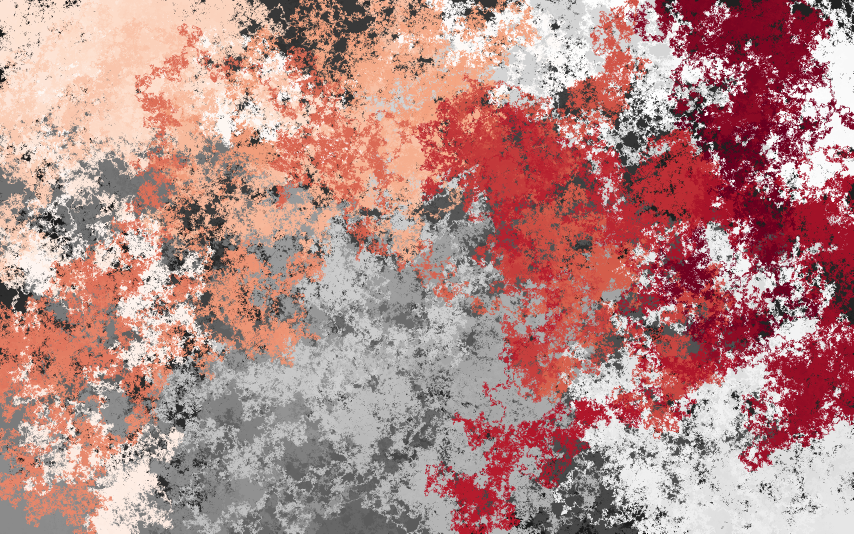
#> input picture Images/2560x1600/Blood.png, 2560 x 1600 px (shown at 1/3 size)
$ python hanziTextToImage.py
#> lines starting #> are read from the running program, lines starting #| are printed output that depends on the picture
from PIL import Image, ImageDraw, ImageFont

def sha1_to_chinese(sha1):
    # Translate each character of SHA1 hash to Chinese.
    chinese_translation = ""
    for char in sha1:
        # Use a simple translation method, or an API for a better translation.
        chinese_char = chr(ord(char) + 12000)  # Simplified character conversion
        chinese_translation += chinese_char
    return chinese_translation

def add_text_to_image(image_path, sha1_hash):
    # Load the image
#> called with image_path = 'Images/2560x1600/Blood.png', sha1_hash = '7dc84205'
    image = Image.open(image_path)
#> image is the input picture: PIL image 2560x1600 RGBA; mean R, G, B, A 182.2, 138.5, 134.6, 255
    draw = ImageDraw.Draw(image)

    # Convert SHA1 hash to Chinese
    chinese_text = sha1_to_chinese(sha1_hash)

    # print the Chinese text
    print(f"Chinese text: {chinese_text}")

    # Start with a large font size and dynamically reduce
    font_size = 300
    font_path = "/Library/Fonts/HanyiSentyPagoda Regular.ttf"  # Adjust the path to your font file

    # Calculate position to center the text
    x = (image.size[0]) // 2
#> x = 1280
    y = (image.size[1]) // 2
#> y = 800

    # print the position
    print(f"Position: ({x}, {y})")
#| Position: (1280, 800)

    # Load the font
    font = ImageFont.truetype(font_path, font_size)

    # Add the text to the image
    draw.text((x, y), chinese_text, font=font, fill="black")

    # Save the modified image
    output_path = image_path.replace(".png", "_with_text.png")
    image.save(output_path)
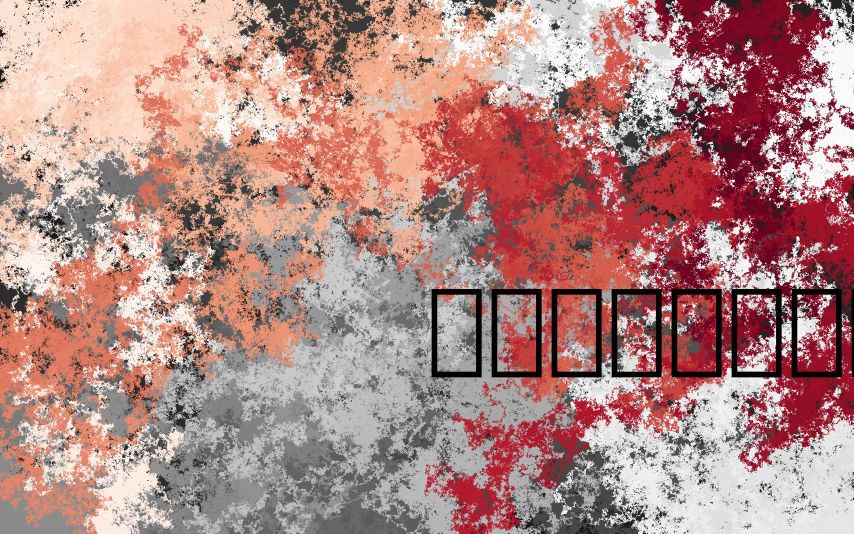
#> saved as Blood_with_text.png: PIL image 2560x1600 RGBA (shown at 1/3 size); mean R, G, B, A 178.4, 136.1, 132.1, 255
    print(f"Image saved at: {output_path}")

# Example usage
image_path = "Images/2560x1600/Blood.png"
sha1_hash = "7dc84205"
add_text_to_image(image_path, sha1_hash)

$ run again, with Images/2560x1600/Poison.png copied over Images/2560x1600/Blood.png
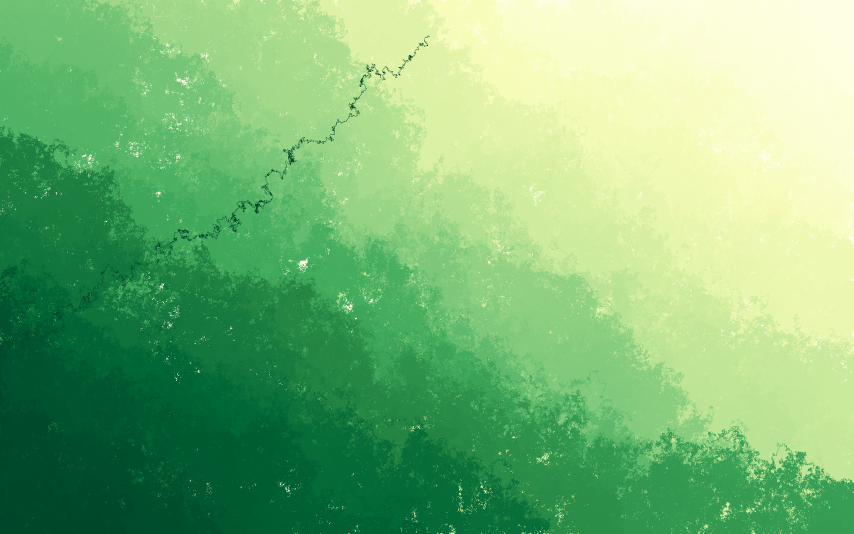
#> input picture Images/2560x1600/Poison.png, 2560 x 1600 px (shown at 1/3 size)
#> in add_text_to_image, image is the input picture: PIL image 2560x1600 RGBA; mean R, G, B, A 122.6, 184.4, 119.7, 255
#| Position: (1280, 800)
#> in add_text_to_image, `image.save(output_path)`:
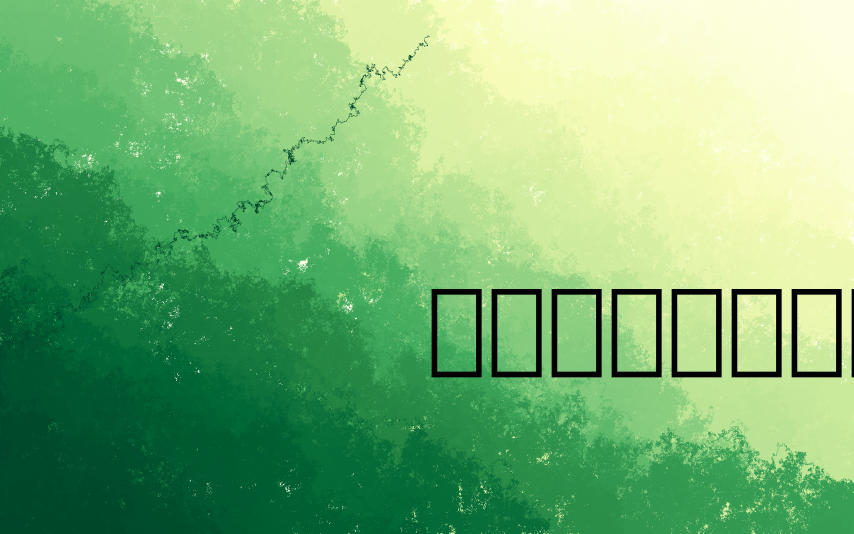
#> saved as Blood_with_text.png: PIL image 2560x1600 RGBA (shown at 1/3 size); mean R, G, B, A 118.9, 179.6, 116.5, 255

$ run again, with Images/2560x1600/SunInSpace.png copied over Images/2560x1600/Blood.png
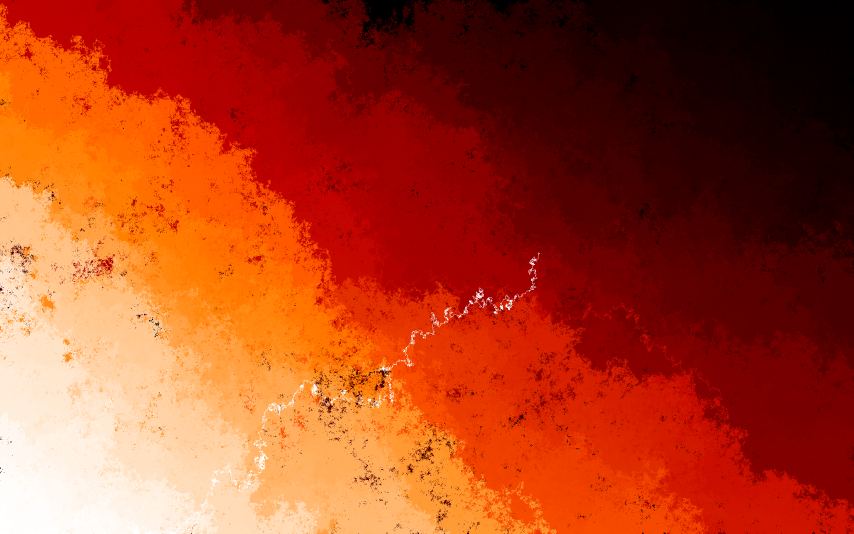
#> input picture Images/2560x1600/SunInSpace.png, 2560 x 1600 px (shown at 1/3 size)
#> in add_text_to_image, image is the input picture: PIL image 2560x1600 RGBA; mean R, G, B, A 169.6, 63.9, 32.2, 255
#| Position: (1280, 800)
#> in add_text_to_image, `image.save(output_path)`:
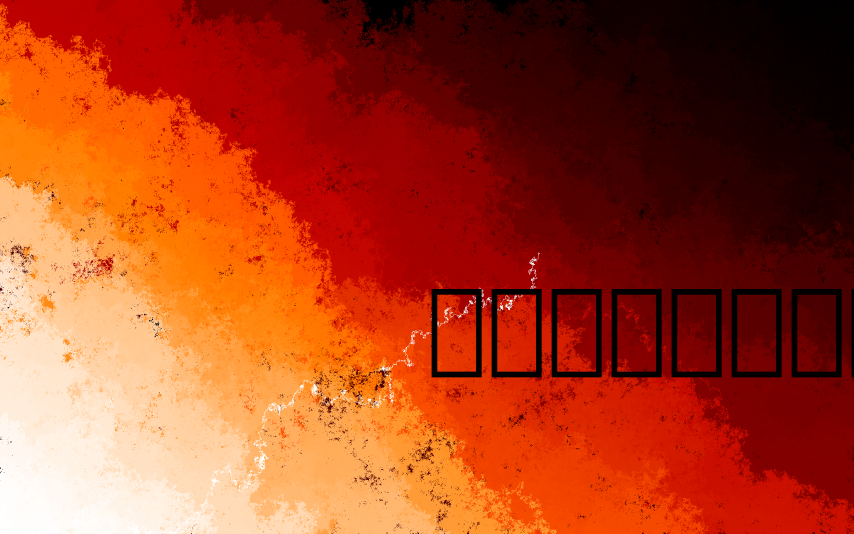
#> saved as Blood_with_text.png: PIL image 2560x1600 RGBA (shown at 1/3 size); mean R, G, B, A 166.4, 63.6, 32.1, 255
